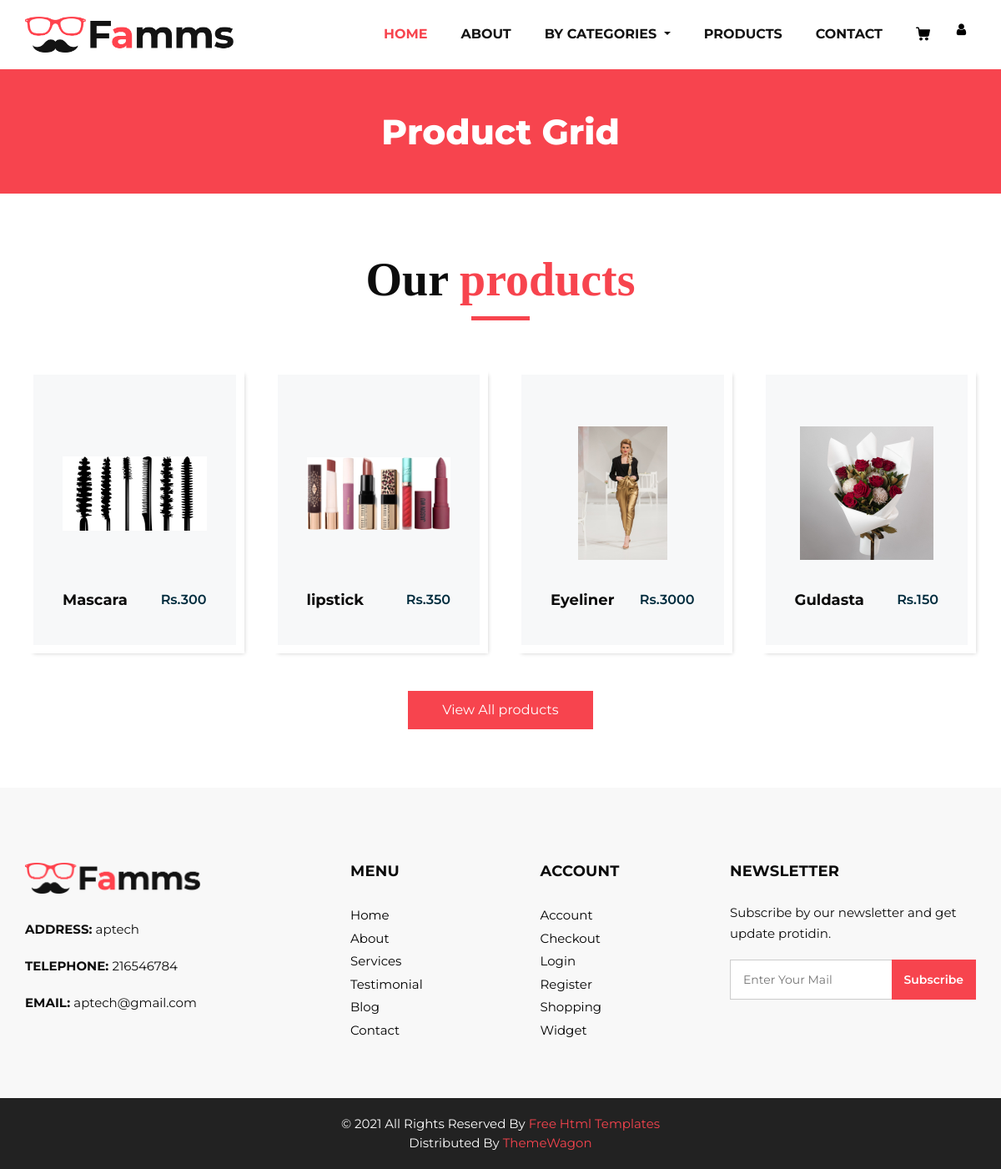
The page /userTeheme/user/collections.php?name=5 on the database its author committed.
### tables this page shows
CREATE TABLE `table_product` (
  `id` int(11) NOT NULL,
  `product_Name` varchar(255) NOT NULL,
  `product_Price` bigint(20) NOT NULL,
  `product_Quantity` tinyint(4) NOT NULL,
  `product_Category` int(11) NOT NULL,
  `product_Image` varchar(255) NOT NULL
);

CREATE TABLE `information` (
  `id` int(11) NOT NULL,
  `address` varchar(255) NOT NULL,
  `email` varchar(255) NOT NULL,
  `telephone` int(11) NOT NULL
);

### userTeheme/user/collections.php (the view, shortened to what this page needs)
<?php
include_once '../header.php';
?>
  <section class="inner_page_head">
         <div class="container_fuild">
            <div class="row">
               <div class="col-md-12">
                  <div class="full">
                     <h3>Product Grid</h3>
                  </div>
               </div>
            </div>
         </div>
      </section>
      <section class="product_section layout_padding">
         <div class="container">
            <div class="heading_container heading_center">
               <h2>
                  Our <span>products</span>
               </h2>
            </div>
            <div class="row">
            <?php
            $cat = $_GET["name"];
            $select = "Select * from table_product where product_Category = $cat";
            $execute = mysqli_query($conn, $select);
            $row = mysqli_num_rows($execute);
            if($row > 0){
               while($data = mysqli_fetch_assoc($execute)){
                  ?>
               <div class="col-sm-6 col-md-4 col-lg-3">
                  <div class="box">
                     <div class="img-box">
                        <img src="<?php echo $data['product_Image']; ?>">
                     </div>
                     <div class="detail-box">
                        <h5>
                           <?php echo $data['product_Name']; ?>
                        </h5>
                        <h6>
                        Rs.<?php echo $data['product_Price']; ?>
                        </h6>
                     </div>
                  </div>
               </div>
                  <?php
               }
            }
            ?>
            </div>
            <div class="btn-box">
               <a href="">
               View All products
               </a>
            </div>
         </div>
      </section>
      <?php
      include_once '../footer.php';
      ?>

### userTeheme/footer.php (shortened to what this page needs)
 <footer>
         <div class="container">
            <div class="row">
               <div class="col-md-4">
                   <div class="full">
                      <div class="logo_footer">
                        <a href="#"><img width="210" src="images/logo.png" alt="#" /></a>
                      </div>
                      <div class="information_f">
                        <?php
                        $select = "Select * from information";
                        $execute = mysqli_query($conn, $select);
                        $rows = mysqli_num_rows($execute);
                        if($rows > 0 ){
                        $data = mysqli_fetch_array($execute)
                              ?>
                        <p><strong>ADDRESS: </strong><?php echo $data[1]; ?></p>
                        <p><strong>TELEPHONE: </strong><?php echo $data[3]; ?></p>
                        <p><strong>EMAIL: </strong><?php echo $data[2]; ?></p>
                              <?php
                           }
                        ?>
                      </div>
                   </div>
               </div>
               <div class="col-md-8">
                  <div class="row">
                  <div class="col-md-7">
                     <div class="row">
                        <div class="col-md-6">
                     <div class="widget_menu">
                        <h3>Menu</h3>
                        <ul>
                           <li><a href="#">Home</a></li>
                           <li><a href="#">About</a></li>
                           <li><a href="#">Services</a></li>
                           <li><a href="#">Testimonial</a></li>
                           <li><a href="#">Blog</a></li>
                           <li><a href="#">Contact</a></li>
                        </ul>
                     </div>
                  </div>
                  <div class="col-md-6">
                     <div class="widget_menu">
                        <h3>Account</h3>
                        <ul>
                           <li><a href="#">Account</a></li>
                           <li><a href="#">Checkout</a></li>
                           <li><a href="#">Login</a></li>
                           <li><a href="#">Register</a></li>
                           <li><a href="#">Shopping</a></li>
                           <li><a href="#">Widget</a></li>
                        </ul>
                     </div>
                  </div>
                     </div>
                  </div>
                  <div class="col-md-5">
                     <div class="widget_menu">
                        <h3>Newsletter</h3>
                        <div class="information_f">
                          <p>Subscribe by our newsletter and get update protidin.</p>
                        </div>
                        <div class="form_sub">
                           <form>
                              <fieldset>
                                 <div class="field">
                                    <input type="email" placeholder="Enter Your Mail" name="email" />
                                    <input type="submit" value="Subscribe" />
                                 </div>
                              </fieldset>
                           </form>
                        </div>
                     </div>
                  </div>
                  </div>
               </div>
            </div>
         </div>
      </footer>
      <div class="cpy_">
         <p class="mx-auto">© 2021 All Rights Reserved By <a href="https://html.design/">Free Html Templates</a><br>
            Distributed By <a href="https://themewagon.com/" target="_blank">ThemeWagon</a>
         </p>
      </div>
   </body>
</html>

### userTeheme/user/css/style.css (style rules this page uses)
* { box-sizing: border-box; }
body { font-family: 'Montserrat', sans-serif; color: #0c0c0c; background-color: #ffffff; overflow-x: hidden; }
.layout_padding { padding: 70px 0; }
h1, h2 { font-family: 'Playfair Display', serif; }
.heading_container { display: -webkit-box; display: -ms-flexbox; display: flex; -webkit-box-orient: vertical; -webkit-box-direction: normal; -ms-flex-direction: column; flex-direction: column; -webkit-box-align: start; -ms-flex-align: start; align-items: flex-start; }
.heading_container h2 { position: relative; margin-bottom: 0; font-size: 3.5rem; font-weight: bold; }
.heading_container h2::after { content: ""; display: block; width: 70px; height: 5px; background: #f7444e; margin: 10px auto 10px; }
.heading_container h2 span { color: #f7444e; }
.heading_container.heading_center { -webkit-box-align: center; -ms-flex-align: center; align-items: center; text-align: center; }
a, a:hover, a:focus { text-decoration: none; }
.product_section .heading_container { margin-bottom: 20px; }
.product_section .box { position: relative; margin-top: 25px; padding: 35px 35px; background-color: #f7f8f9; -webkit-transition: all .3s; transition: all .3s; overflow: hidden; box-shadow: 5px 5px 5px -5px rgba(0,0,0,.2); border: solid #fff 10px; }
.product_section .box .img-box { display: -webkit-box; display: -ms-flexbox; display: flex; -webkit-box-pack: center; -ms-flex-pack: center; justify-content: center; -webkit-box-align: center; -ms-flex-align: center; align-items: center; height: 215px; }
.product_section .box .img-box img { max-width: 100%; max-height: 160px; -webkit-transition: all .3s; transition: all .3s; }
.product_section .box .detail-box { text-align: center; display: -webkit-box; display: -ms-flexbox; display: flex; -webkit-box-pack: justify; -ms-flex-pack: justify; justify-content: space-between; }
.product_section .box .detail-box h5 { font-size: 18px; margin-top: 10px; }
.product_section .box .detail-box h6 { margin-top: 10px; color: #002c3e; font-weight: 600; }
.product_section .btn-box { display: -webkit-box; display: -ms-flexbox; display: flex; -webkit-box-pack: center; -ms-flex-pack: center; justify-content: center; margin-top: 45px; }
.product_section .btn-box a { display: inline-block; padding: 10px 40px; background-color: #f7444e; border: 1px solid #f7444e; color: #ffffff; border-radius: 0; -webkit-transition: all 0.3s; transition: all 0.3s; }
.detail-box h5 { font-size: 21px; font-weight: 700; }
.inner_page_head { background: #f7444e; text-align: center; color: #fff; padding-top: 50px; padding-bottom: 40px; }
.inner_page_head h3 { font-size: 42px; font-weight: 800; }
footer { background: #f8f8f8; padding: 90px 0 70px; }
.logo_footer { margin-bottom: 30px; }
.information_f p { margin-bottom: 1.2rem; line-height: 25px; font-size: 15px; }
.widget_menu h3 { font-size: 18px; font-weight: 700; text-transform: uppercase; letter-spacing: 0.2px; margin-bottom: 25px; }
.widget_menu ul { list-style: none; padding: 0; margin: 0; }
.widget_menu ul li { float: left; width: 100%; }
.widget_menu ul li a { font-size: 15px; color: #000; margin-bottom: 0; float: left; width: 100%; margin-top: 5px; }
.field { display: flex; }
.widget_menu { float: left; width: 100%; }
div.form_sub .field input[type="email"], div.form_sub .field input[type="email"]:hover, div.form_sub .field input[type="email"]:focus { padding: 10px 110px 10px 15px; border-radius: 0; border: solid #ccc 1px; font-size: 14px; position: relative; box-shadow: none; width: 100%; height: 48px; }
.form_sub { position: relative; }
.form_sub input[type="email"] + input[type="submit"] { position: absolute; right: 0; background: #f7444e; color: #fff; border: none; top: 0px; font-size: 14px; height: 48px; font-weight: 600; padding: 0 15px; }
form input { background: #fff; border: solid #ccc 1px; padding: 15px 15px; width: 100%; font-size: 14px; margin-bottom: 20px; text-transform: capitalize; line-height: normal; }
form input[type="submit"] { border: none; padding: 15px 45px; width: auto; font-size: 16px; text-transform: capitalize; line-height: normal; margin: 0 auto; display: flex; background: #333; color: #fff; font-weight: 600; transition: ease all 0.1s; }
.cpy_ { background: #222; text-align: center; padding: 20px 0; }
.cpy_ p { margin: 0; color: #fff; font-size: 15px; font-weight: 400; }
.cpy_ p a { margin: 0; color: #f7444e; font-size: 15px; font-weight: 400; }

### userTeheme/user/css/responsive.css (style rules this page uses)
@media (min-width: 1200px) { .container { max-width: 1170px; } }

### rows shown on the page
table_product: product_Image (picture), product_Name "Mascara", product_Price "300"
table_product: product_Image (picture), product_Name "lipstick", product_Price "350"
table_product: product_Image (picture), product_Name "Eyeliner", product_Price "3000"
table_product: product_Image (picture), product_Name "Guldasta", product_Price "150"
information: address "aptech", telephone "216546784", email "aptech@gmail.com"
